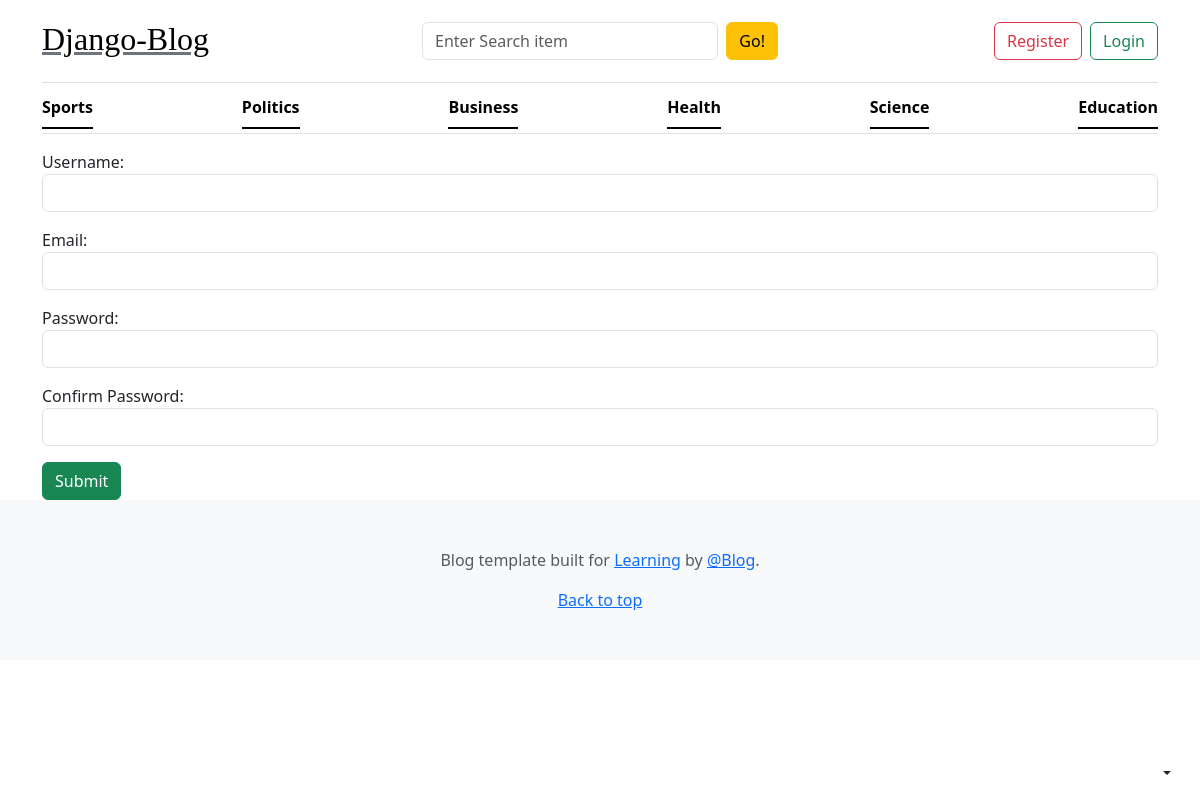
Page /registration/ on the committed database.
### blogs_app/models.py (models this page shows, shortened)
class category(models.Model):
    category=models.CharField(max_length=50)
    created_at=models.DateTimeField(auto_now_add=True)
    updated_at=models.DateTimeField(auto_now=True)
    class Meta:
        verbose_name_plural='Categories'

### blogs_app/views.py (the view, shortened to what this page needs)
# urls.py: path('registration/',blog_view.registration.as_view(),name='registration'),
class registration(View):
    def get(self,request):
        form=registration_form()
        return render(request,"registration.html",{'form':form})

### blogs_app/forms.py
class registration_form(UserCreationForm):
    username=forms.CharField(label='Username',widget=forms.TextInput(attrs={
        'class':'form-control'
    }))
    email=forms.EmailField(label='Email',widget=forms.EmailInput(attrs={
        'class':'form-control'
    }))
    password1=forms.CharField(label='Password',widget=forms.PasswordInput(attrs={
        'class':'form-control'
    }))
    password2=forms.CharField(label='Confirm Password',widget=forms.PasswordInput(attrs={
        'class':'form-control'
    }))
    class Meta:
        model=User
        fields=['username','email','password1','password2']

### blogs_app/context_processors.py (called while the page is built)
def get_category(request):
    categories=category.objects.all()
    return dict(categories=categories)

def get_social(request):
    social=Social.objects.all()
    return dict(social=social)

### templates/registration.html (shortened to what this page needs)
{% extends 'base.html' %}
{% block content %}
<div class="container">
    <form action="" method="post">
        {% for field in form %}
        <div class="mb-3">
            {{ field.label_tag }}
            {{ field }}
        </div>
        {% endfor %}
        <button type="submit" class="btn btn-success">Submit</button>
    </form>
</div>
{% endblock content %}

### templates/base.html (shortened to what this page needs)
{% load static %}
<!DOCTYPE html>
<html lang="en">
<head>
  <link rel="stylesheet" href="https://cdn.jsdelivr.net/npm/bootstrap@5.3.8/dist/css/bootstrap.min.css">
  <link rel="stylesheet" href="/static/css/blog.css">
  <link rel="stylesheet" href="https://cdnjs.cloudflare.com/ajax/libs/font-awesome/7.0.1/css/all.min.css"
 />
</head>
<body>
  <div class="dropdown position-fixed bottom-0 end-0 mb-3 me-3 bd-mode-toggle">
    <button class="btn btn-bd-primary py-2 dropdown-toggle d-flex align-items-center" id="bd-theme" type="button"
      aria-expanded="false" data-bs-toggle="dropdown" aria-label="Toggle theme (auto)">
    </button>
  </div>
  <div class="container">
    <header class="border-bottom lh-1 py-3">
      <div class="row flex-nowrap justify-content-between align-items-center">
        <div class="col-4 pt-1">
          <h2> <a class="link-secondary text-black" href="{% url 'home' %}">Django-Blog</a></h2>
        </div>
        <div class="col-12 col-md-4">
          <form action="{% url 'search' %}" method="get" class="d-flex flex-column flex-sm-row gap-2">
            <input type="text" name="keyword" id="keyword" placeholder="Enter Search item" class="form-control">
            <button type="submit" class="btn btn-warning flex-shrink-0" id="button-search">
              Go!
            </button>
          </form>
        </div>
        <div class="col-12 col-md-4">
          <div class="d-flex justify-content-center justify-content-md-end gap-2">
            {% if not request.user.is_authenticated %}
            <a class="btn btn-outline-danger" href="{% url 'registration' %}">Register</a>
            <a class="btn btn-outline-success" href="{% url 'login' %}">Login</a>
            {% endif %}
          </div>
        </div>
      </div>
    </header>
    <div class="nav-scroller py-1 mb-3 border-bottom">
      <nav class="nav nav-underline justify-content-between">
        {% for i in categories %}
        <a class="nav-item nav-link link-body-emphasis active" href="{% url 'posts_category' i.id %}">{{i.category}}</a>
        {% endfor %}
      </nav>
    </div>
  </div>
  {% block content %}
  {% endblock %}
  <footer class="py-5 text-center text-body-secondary bg-body-tertiary">
    <p>
      Blog template built for
      <a href="https://getbootstrap.com/">Learning</a> by
      <a href="https://x.com/mdo">@Blog</a>.
    </p>
    <p class="mb-0"><a href="#">Back to top</a></p>
  </footer>
</body>
</html>

### static/css/blog.css (style rules this page uses)
h1, h2, h3, h4, h5, h6 { font-family: "Playfair Display", Georgia, "Times New Roman", serif; }

### rows in the picture
category: category "Sports"
category: category "Politics"
category: category "Business"
category: category "Health"
category: category "Science"
category: category "Education"

### other values in the picture
{{ field.label_tag }} "Username:" "Email:" "Password:" "Confirm Password:"
